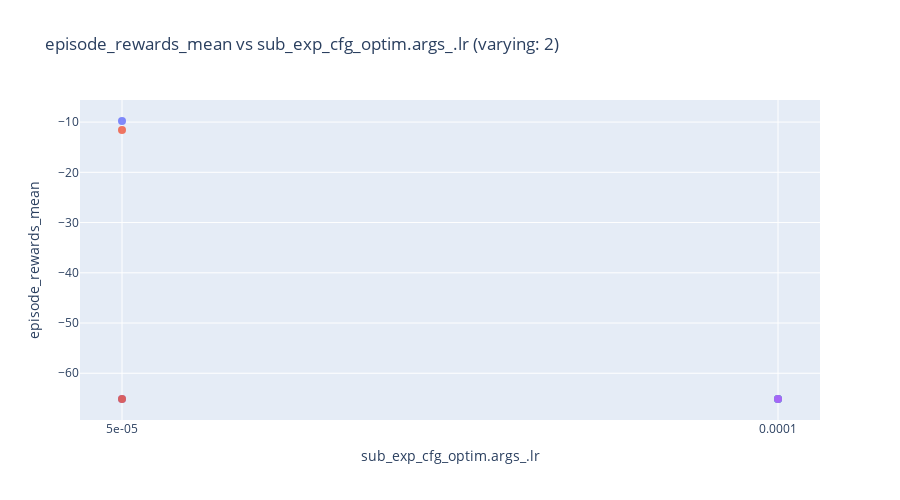
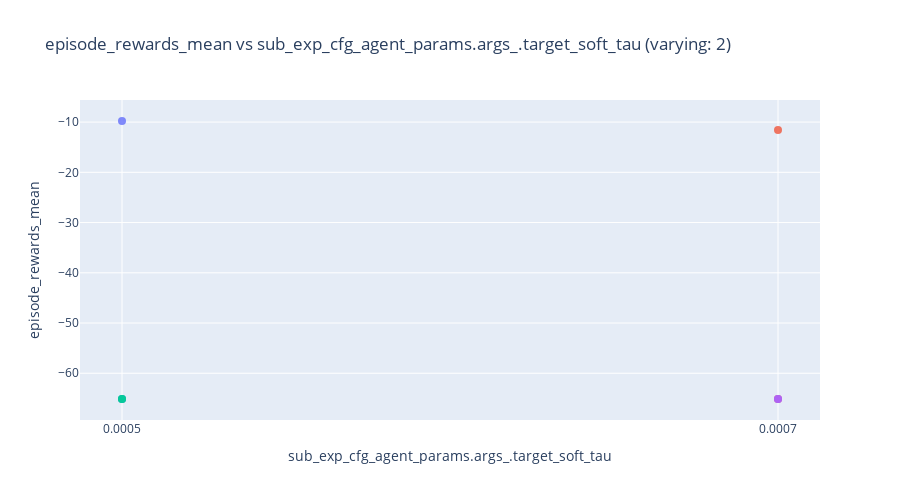

Here is the notebook cell these charts were saved with, in order:
### Code cell
import plotly.express as px

# --- config ---
target_col = "episode_rewards_mean"          # your target metric
color_col  = "experiment_name"               # optional color grouping
readable_names = {
    # optional friendly names; falls back to raw column name if missing
    # "hp_raw_name": "Pretty Name",
}

# --- build plots ---
varying_hps = [hp for hp in hyperparam_columns if sub_df[hp].nunique(dropna=False) > 1]

if not varying_hps:
    print("No hyperparameters with more than one unique value — nothing to plot.")
else:
    for hp in varying_hps:
        # Rename only the current x column (leave others as-is for hover)
        x_name = readable_names.get(hp, hp)
        plot_df = sub_df.rename(columns={hp: x_name})

        fig = px.scatter(
            plot_df,
            x=x_name,
            y=target_col,
            color=color_col if color_col in plot_df.columns else None,
            hover_data=hyperparam_columns,  # handy to inspect full config per point
            title=f"{target_col} vs {x_name} (varying: {sub_df[hp].nunique(dropna=False)})",
            height=500
        )
        fig.update_traces(mode="markers", marker=dict(size=8, opacity=0.8))
        fig.update_layout(showlegend=False)
        fig.show()

### Figure 1 — Plotly figure (JSON) as saved in the notebook; plotly's stock layout.template omitted (floating-point values rounded to 4 significant figures)
{"data": [{"customdata": [["0.0005", "fixed_res"], ["0.0005", "fixed_res"]], "hovertemplate": "experiment_name=0000_optim.args_.lr_5e-05__agent_params.args_.target_soft_tau_0.0005__experiment_fixed_res<br>sub_exp_cfg_optim.args_.lr=%{x}<br>episode_rewards_mean=%{y}<br>sub_exp_cfg_agent_params.args_.target_soft_tau=%{customdata[0]}<br>sub_exp_cfg_experiment=%{customdata[1]}<extra></extra>", "legendgroup": "0000_optim.args_.lr_5e-05__agent_params.args_.target_soft_tau_0.0005__experiment_fixed_res", "marker": {"color": "#636efa", "opacity": 0.8, "size": 8, "symbol": "circle"}, "mode": "markers", "name": "0000_optim.args_.lr_5e-05__agent_params.args_.target_soft_tau_0.0005__experiment_fixed_res", "orientation": "v", "showlegend": true, "type": "scatter", "x": ["5e-05", "5e-05"], "xaxis": "x", "y": [-9.785, -65.13], "yaxis": "y"}, {"customdata": [["0.0007", "fixed_res"], ["0.0007", "fixed_res"]], "hovertemplate": "experiment_name=0001_optim.args_.lr_5e-05__agent_params.args_.target_soft_tau_0.0007__experiment_fixed_res<br>sub_exp_cfg_optim.args_.lr=%{x}<br>episode_rewards_mean=%{y}<br>sub_exp_cfg_agent_params.args_.target_soft_tau=%{customdata[0]}<br>sub_exp_cfg_experiment=%{customdata[1]}<extra></extra>", "legendgroup": "0001_optim.args_.lr_5e-05__agent_params.args_.target_soft_tau_0.0007__experiment_fixed_res", "marker": {"color": "#EF553B", "opacity": 0.8, "size": 8, "symbol": "circle"}, "mode": "markers", "name": "0001_optim.args_.lr_5e-05__agent_params.args_.target_soft_tau_0.0007__experiment_fixed_res", "orientation": "v", "showlegend": true, "type": "scatter", "x": ["5e-05", "5e-05"], "xaxis": "x", "y": [-11.55, -65.13], "yaxis": "y"}, {"customdata": [["0.0005", "fixed_res"], ["0.0005", "fixed_res"]], "hovertemplate": "experiment_name=0002_optim.args_.lr_0.0001__agent_params.args_.target_soft_tau_0.0005__experiment_fixed_res<br>sub_exp_cfg_optim.args_.lr=%{x}<br>episode_rewards_mean=%{y}<br>sub_exp_cfg_agent_params.args_.target_soft_tau=%{customdata[0]}<br>sub_exp_cfg_experiment=%{customdata[1]}<extra></extra>", "legendgroup": "0002_optim.args_.lr_0.0001__agent_params.args_.target_soft_tau_0.0005__experiment_fixed_res", "marker": {"color": "#00cc96", "opacity": 0.8, "size": 8, "symbol": "circle"}, "mode": "markers", "name": "0002_optim.args_.lr_0.0001__agent_params.args_.target_soft_tau_0.0005__experiment_fixed_res", "orientation": "v", "showlegend": true, "type": "scatter", "x": ["0.0001", "0.0001"], "xaxis": "x", "y": [-65.13, -65.13], "yaxis": "y"}, {"customdata": [["0.0007", "fixed_res"], ["0.0007", "fixed_res"]], "hovertemplate": "experiment_name=0003_optim.args_.lr_0.0001__agent_params.args_.target_soft_tau_0.0007__experiment_fixed_res<br>sub_exp_cfg_optim.args_.lr=%{x}<br>episode_rewards_mean=%{y}<br>sub_exp_cfg_agent_params.args_.target_soft_tau=%{customdata[0]}<br>sub_exp_cfg_experiment=%{customdata[1]}<extra></extra>", "legendgroup": "0003_optim.args_.lr_0.0001__agent_params.args_.target_soft_tau_0.0007__experiment_fixed_res", "marker": {"color": "#ab63fa", "opacity": 0.8, "size": 8, "symbol": "circle"}, "mode": "markers", "name": "0003_optim.args_.lr_0.0001__agent_params.args_.target_soft_tau_0.0007__experiment_fixed_res", "orientation": "v", "showlegend": true, "type": "scatter", "x": ["0.0001", "0.0001"], "xaxis": "x", "y": [-65.13, -65.13], "yaxis": "y"}], "layout": {"height": 500, "legend": {"title": {"text": "experiment_name"}, "tracegroupgap": 0}, "showlegend": false, "title": {"text": "episode_rewards_mean vs sub_exp_cfg_optim.args_.lr (varying: 2)"}, "xaxis": {"anchor": "y", "domain": [0, 1], "title": {"text": "sub_exp_cfg_optim.args_.lr"}}, "yaxis": {"anchor": "x", "domain": [0, 1], "title": {"text": "episode_rewards_mean"}}}}

### Figure 2 — Plotly figure (JSON) as saved in the notebook; plotly's stock layout.template omitted (floating-point values rounded to 4 significant figures)
{"data": [{"customdata": [["5e-05", "fixed_res"], ["5e-05", "fixed_res"]], "hovertemplate": "experiment_name=0000_optim.args_.lr_5e-05__agent_params.args_.target_soft_tau_0.0005__experiment_fixed_res<br>sub_exp_cfg_agent_params.args_.target_soft_tau=%{x}<br>episode_rewards_mean=%{y}<br>sub_exp_cfg_optim.args_.lr=%{customdata[0]}<br>sub_exp_cfg_experiment=%{customdata[1]}<extra></extra>", "legendgroup": "0000_optim.args_.lr_5e-05__agent_params.args_.target_soft_tau_0.0005__experiment_fixed_res", "marker": {"color": "#636efa", "opacity": 0.8, "size": 8, "symbol": "circle"}, "mode": "markers", "name": "0000_optim.args_.lr_5e-05__agent_params.args_.target_soft_tau_0.0005__experiment_fixed_res", "orientation": "v", "showlegend": true, "type": "scatter", "x": ["0.0005", "0.0005"], "xaxis": "x", "y": [-9.785, -65.13], "yaxis": "y"}, {"customdata": [["5e-05", "fixed_res"], ["5e-05", "fixed_res"]], "hovertemplate": "experiment_name=0001_optim.args_.lr_5e-05__agent_params.args_.target_soft_tau_0.0007__experiment_fixed_res<br>sub_exp_cfg_agent_params.args_.target_soft_tau=%{x}<br>episode_rewards_mean=%{y}<br>sub_exp_cfg_optim.args_.lr=%{customdata[0]}<br>sub_exp_cfg_experiment=%{customdata[1]}<extra></extra>", "legendgroup": "0001_optim.args_.lr_5e-05__agent_params.args_.target_soft_tau_0.0007__experiment_fixed_res", "marker": {"color": "#EF553B", "opacity": 0.8, "size": 8, "symbol": "circle"}, "mode": "markers", "name": "0001_optim.args_.lr_5e-05__agent_params.args_.target_soft_tau_0.0007__experiment_fixed_res", "orientation": "v", "showlegend": true, "type": "scatter", "x": ["0.0007", "0.0007"], "xaxis": "x", "y": [-11.55, -65.13], "yaxis": "y"}, {"customdata": [["0.0001", "fixed_res"], ["0.0001", "fixed_res"]], "hovertemplate": "experiment_name=0002_optim.args_.lr_0.0001__agent_params.args_.target_soft_tau_0.0005__experiment_fixed_res<br>sub_exp_cfg_agent_params.args_.target_soft_tau=%{x}<br>episode_rewards_mean=%{y}<br>sub_exp_cfg_optim.args_.lr=%{customdata[0]}<br>sub_exp_cfg_experiment=%{customdata[1]}<extra></extra>", "legendgroup": "0002_optim.args_.lr_0.0001__agent_params.args_.target_soft_tau_0.0005__experiment_fixed_res", "marker": {"color": "#00cc96", "opacity": 0.8, "size": 8, "symbol": "circle"}, "mode": "markers", "name": "0002_optim.args_.lr_0.0001__agent_params.args_.target_soft_tau_0.0005__experiment_fixed_res", "orientation": "v", "showlegend": true, "type": "scatter", "x": ["0.0005", "0.0005"], "xaxis": "x", "y": [-65.13, -65.13], "yaxis": "y"}, {"customdata": [["0.0001", "fixed_res"], ["0.0001", "fixed_res"]], "hovertemplate": "experiment_name=0003_optim.args_.lr_0.0001__agent_params.args_.target_soft_tau_0.0007__experiment_fixed_res<br>sub_exp_cfg_agent_params.args_.target_soft_tau=%{x}<br>episode_rewards_mean=%{y}<br>sub_exp_cfg_optim.args_.lr=%{customdata[0]}<br>sub_exp_cfg_experiment=%{customdata[1]}<extra></extra>", "legendgroup": "0003_optim.args_.lr_0.0001__agent_params.args_.target_soft_tau_0.0007__experiment_fixed_res", "marker": {"color": "#ab63fa", "opacity": 0.8, "size": 8, "symbol": "circle"}, "mode": "markers", "name": "0003_optim.args_.lr_0.0001__agent_params.args_.target_soft_tau_0.0007__experiment_fixed_res", "orientation": "v", "showlegend": true, "type": "scatter", "x": ["0.0007", "0.0007"], "xaxis": "x", "y": [-65.13, -65.13], "yaxis": "y"}], "layout": {"height": 500, "legend": {"title": {"text": "experiment_name"}, "tracegroupgap": 0}, "showlegend": false, "title": {"text": "episode_rewards_mean vs sub_exp_cfg_agent_params.args_.target_soft_tau (varying: 2)"}, "xaxis": {"anchor": "y", "domain": [0, 1], "title": {"text": "sub_exp_cfg_agent_params.args_.target_soft_tau"}}, "yaxis": {"anchor": "x", "domain": [0, 1], "title": {"text": "episode_rewards_mean"}}}}
